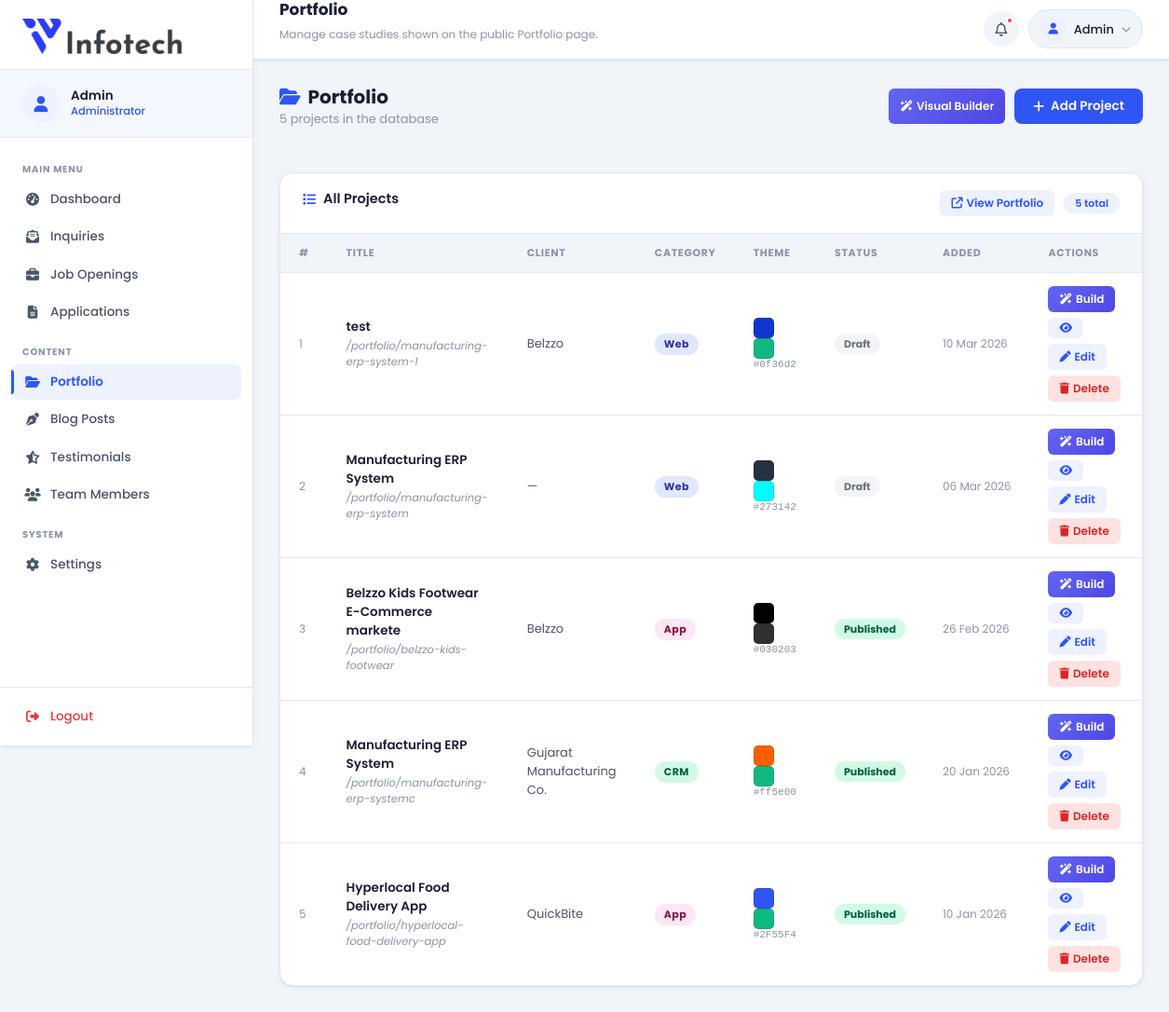
The page /admin/portfolio (signed in) on the database as committed earlier.
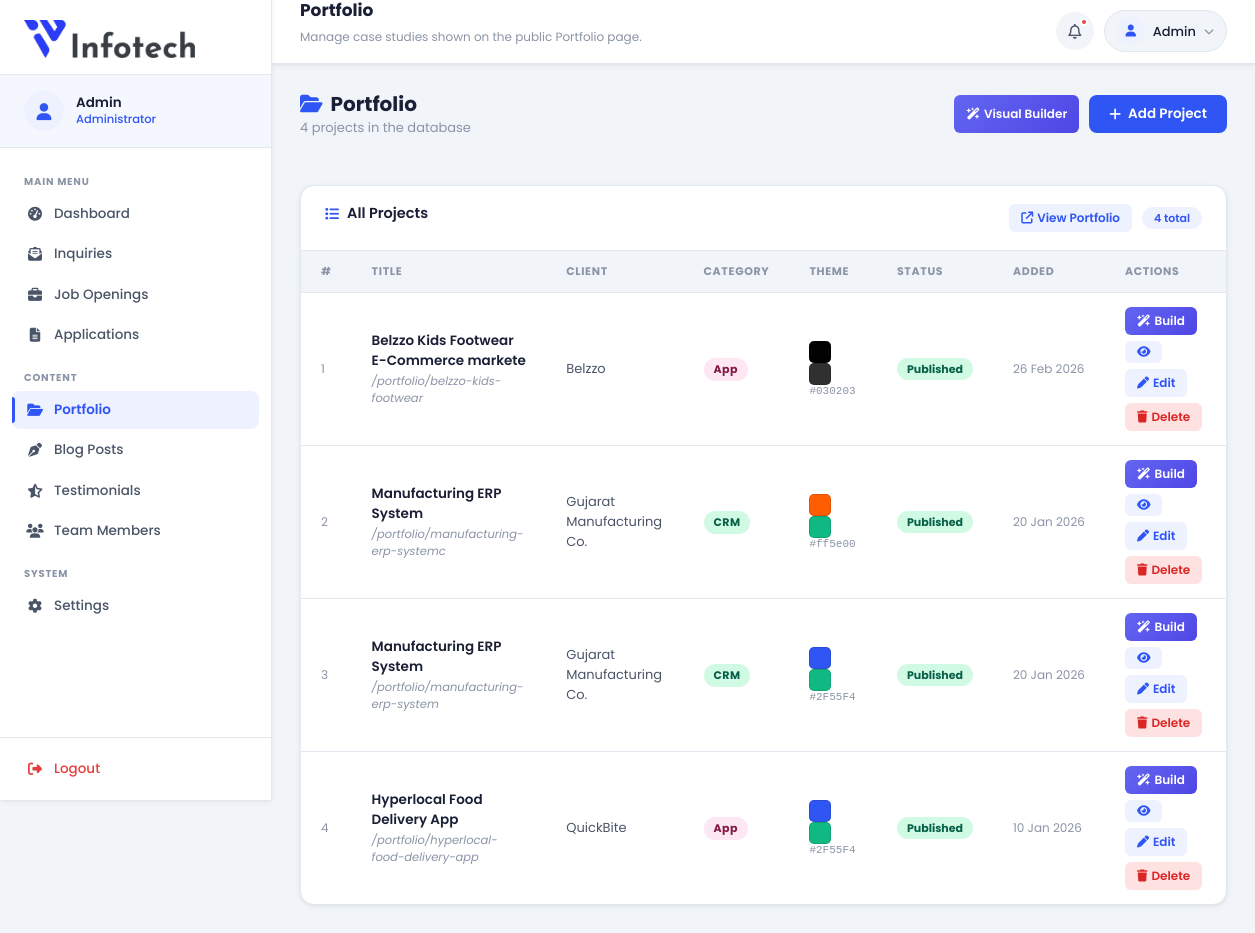
The same page on the database as committed later.
### app.py (models this page shows, shortened)
class AdminUser(UserMixin, db.Model):
    __tablename__ = 'admin_users'
    id = db.Column(db.Integer, primary_key=True)
    username = db.Column(db.String(80), unique=True, nullable=False)
    password_hash = db.Column(db.String(256), nullable=False)

class Portfolio(db.Model):
    __tablename__ = 'portfolios'
    id              = db.Column(db.Integer, primary_key=True)
    title           = db.Column(db.String(255), nullable=False)
    slug            = db.Column(db.String(255), unique=True, nullable=False, index=True)
    category        = db.Column(db.String(60), nullable=False, default='Web')   # Web / CRM / App / AI
    client_name     = db.Column(db.String(120), nullable=True)
    theme_color     = db.Column(db.String(20), nullable=False, default='#2F55F4')  # kept for backward compat
    primary_color   = db.Column(db.String(20), nullable=False, server_default='#2F55F4')
    secondary_color = db.Column(db.String(20), nullable=False, server_default='#10B981')
    bg_color        = db.Column(db.String(20), nullable=False, server_default='#0f1117')
    is_published    = db.Column(db.Boolean, default=False, nullable=False)
    hero_outcome    = db.Column(db.String(255), nullable=True)   # "+40% discovery & -32% checkout drop-off"
    hero_description= db.Column(db.Text, nullable=True)
    hero_image_web  = db.Column(db.String(512), nullable=True)   # desktop mockup image URL
    hero_image_app  = db.Column(db.String(512), nullable=True)   # phone mockup image URL
    kpi_1_value     = db.Column(db.String(40), nullable=True)
    kpi_1_label     = db.Column(db.String(80), nullable=True)
    kpi_2_value     = db.Column(db.String(40), nullable=True)
    kpi_2_label     = db.Column(db.String(80), nullable=True)
    kpi_3_value     = db.Column(db.String(40), nullable=True)
    kpi_3_label     = db.Column(db.String(80), nullable=True)
    industry        = db.Column(db.String(120), nullable=True)
    market          = db.Column(db.String(120), nullable=True)
    goal            = db.Column(db.String(255), nullable=True)
    client_story_p1 = db.Column(db.Text, nullable=True)
    client_story_p2 = db.Column(db.Text, nullable=True)
    challenges      = db.Column(db.Text, nullable=True)  # JSON: [{tag,severity,title,desc,impact}]
    solution_steps  = db.Column(db.Text, nullable=True)  # JSON: [{tag,title,points:[]}]
    services        = db.Column(db.Text, nullable=True)  # JSON: [{num,icon_svg,title,desc,deliverables:[]}]
    results         = db.Column(db.Text, nullable=True)  # JSON: {cards:[{metric,label,insight}], rows:[{metric,before,after}]}
    features        = db.Column(db.Text, nullable=True)  # JSON: [{icon,title,desc,benefit}]
    testimonials    = db.Column(db.Text, nullable=True)  # JSON: [{quote,client_name,client_role,rating}]
    gallery         = db.Column(db.Text, nullable=True)  # JSON: [{type:"web"|"app",url,label,alt}]
    created_at      = db.Column(db.DateTime, default=datetime.utcnow)

### app.py (the view)
@app.route('/admin/portfolio')
@login_required
def admin_portfolio():
    portfolios = Portfolio.query.order_by(Portfolio.created_at.desc()).all()
    return render_template('admin/portfolio.html', portfolios=portfolios)

### app.py (called while the page is built)
def get_site_settings():
    rows = SiteSettings.query.all()
    result = dict(_SETTINGS_DEFAULTS)
    for row in rows:
        result[row.key] = row.value or ''
    return result

@app.context_processor
def inject_site_settings():
    try:
        return {'site': get_site_settings()}
    except Exception:
        return {'site': dict(_SETTINGS_DEFAULTS)}

@login_manager.user_loader
def load_user(user_id):
    return db.session.get(AdminUser, int(user_id))

@app.context_processor
def inject_globals():
    return {'now': datetime.utcnow()}

### templates/admin/portfolio.html (shortened to what this page needs)
{% extends 'admin/base.html' %}
{% block topbar_title %}Portfolio{% endblock %}
{% block topbar_sub %}Manage case studies shown on the public Portfolio page.{% endblock %}
{% block content %}
    <div class="page-header-bar">
        <div>
            <h1><i class="fa-solid fa-folder-open" style="color:var(--primary-blue);margin-right:8px;"></i>Portfolio</h1>
            <p>{{ portfolios | length }} project{{ 's' if portfolios | length != 1 }} in the database</p>
        </div>
        <div style="display:flex;gap:10px;">
            <a href="{{ url_for('admin_portfolio_build') }}" class="btn-build">
                <i class="fa-solid fa-wand-magic-sparkles"></i> Visual Builder
            </a>
            <a href="{{ url_for('admin_portfolio_add') }}" class="btn-add">
                <i class="fa-solid fa-plus"></i> Add Project
            </a>
        </div>
    </div>
    <div class="panel">
        <div class="panel__header">
            <h2 class="panel__title"><i class="fa-solid fa-list"></i> All Projects</h2>
            <div style="display:flex;gap:10px;align-items:center;">
                <a href="{{ url_for('portfolio') }}" target="_blank" class="btn-edit">
                    <i class="fa-solid fa-arrow-up-right-from-square"></i> View Portfolio
                </a>
                <span class="panel__badge">{{ portfolios | length }} total</span>
            </div>
        </div>
        <div class="table-wrap">
            {% if portfolios %}
            <table class="data-table">
                <thead>
                    <tr>
                        <th>#</th>
                        <th>Title</th>
                        <th>Client</th>
                        <th>Category</th>
                        <th>Theme</th>
                        <th>Status</th>
                        <th>Added</th>
                        <th>Actions</th>
                    </tr>
                </thead>
                <tbody>
                {% for p in portfolios %}
                <tr>
                    <td style="color:var(--text-muted);font-size:12px;">{{ loop.index }}</td>
                    <td>
                        <div style="font-weight:600;font-size:13.5px;color:var(--text-dark);">{{ p.title }}</div>
                        <div style="font-size:11.5px;color:var(--text-muted);margin-top:2px;font-style:italic;">/portfolio/{{ p.slug }}</div>
                    </td>
                    <td style="font-size:13px;color:var(--text-mid);">{{ p.client_name or '—' }}</td>
                    <td>
                        {% set cat = p.category %}
                        <span class="cat-badge cat-{{ 'web' if cat == 'Web' else 'crm' if cat == 'CRM' else 'app' if cat == 'App' else 'ai' }}">
                            {{ cat }}
                        </span>
                    </td>
                    <td>
                        <span class="color-swatch" style="background:{{ p.primary_color or p.theme_color }};"></span>
                        <span class="color-swatch" style="background:{{ p.secondary_color or '#10B981' }};"></span>
                        <span style="font-size:11px;color:var(--text-muted);font-family:monospace;">{{ p.primary_color or p.theme_color }}</span>
                    </td>
                    <td>
                        {% if p.is_published %}
                            <span style="background:#d1fae5;color:#065f46;font-size:11px;font-weight:700;padding:3px 10px;border-radius:20px;">Published</span>
                        {% else %}
                            <span style="background:#f3f4f6;color:#6b7280;font-size:11px;font-weight:700;padding:3px 10px;border-radius:20px;">Draft</span>
                        {% endif %}
                    </td>
                    <td style="font-size:12px;color:var(--text-muted);white-space:nowrap;">{{ p.created_at.strftime('%d %b %Y') }}</td>
                    <td>
                        <div style="display:flex;gap:6px;align-items:center;flex-wrap:wrap;">
                            <a href="{{ url_for('admin_portfolio_build', pid=p.id) }}" class="btn-build" title="Visual Builder">
                                <i class="fa-solid fa-wand-magic-sparkles"></i> Build
                            </a>
                            <a href="{{ url_for('portfolio_detail', slug=p.slug) }}" target="_blank" class="btn-edit" title="View live">
                                <i class="fa-solid fa-eye"></i>
                            </a>
                            <a href="{{ url_for('admin_portfolio_edit', pid=p.id) }}" class="btn-edit">
                                <i class="fa-solid fa-pen"></i> Edit
                            </a>
                            <button type="button" class="btn-delete"
                                    data-pid="{{ p.id }}" data-title="{{ p.title }}"
                                    onclick="confirmDelete(this)">
                                <i class="fa-solid fa-trash"></i> Delete
                            </button>
                        </div>
                    </td>
                </tr>
                {% endfor %}
                </tbody>
            </table>
            {% else %}
            <div class="empty-state">
                <i class="fa-solid fa-folder-open"></i>
                <p>No portfolio projects yet. <a href="{{ url_for('admin_portfolio_add') }}" style="color:var(--primary-blue);font-weight:600;">Add your first project →</a></p>
            </div>
            {% endif %}
        </div>
    </div>
{% endblock %}

### templates/admin/base.html (shortened to what this page needs)
﻿<!DOCTYPE html>
<html lang="en">
<head>
    <link rel="stylesheet" href="https://cdnjs.cloudflare.com/ajax/libs/font-awesome/6.5.1/css/all.min.css">
    <link href="https://cdn.jsdelivr.net/npm/bootstrap@5.3.3/dist/css/bootstrap.min.css" rel="stylesheet">
    <link rel="stylesheet" href="{{ url_for('static', filename='css/admin.css') }}">
</head>
<body class="admin-body">
    <aside class="sidebar" id="sidebar">
        <div class="sidebar__brand">
            <a href="/" target="_blank" class="sidebar__logo-link">
                <img src="{{ url_for('static', filename='images/logo.png') }}" alt="IV Infotech">
            </a>
        </div>
        <div class="sidebar__profile">
            <div class="sidebar__avatar">
                <i class="fa-solid fa-user"></i>
            </div>
            <div class="sidebar__profile-info">
                <span class="sidebar__profile-name">{{ current_user.username | capitalize }}</span>
                <span class="sidebar__profile-role">Administrator</span>
            </div>
        </div>
        <nav class="sidebar__nav">
            <span class="sidebar__section-label">Main Menu</span>
            <a href="{{ url_for('admin_dashboard') }}"
               class="sidebar__link {% if request.endpoint == 'admin_dashboard' %}sidebar__link--active{% endif %}">
                <i class="fa-solid fa-gauge-high"></i><span>Dashboard</span>
            </a>
            <a href="{{ url_for('admin_inquiries') }}"
               class="sidebar__link {% if request.endpoint == 'admin_inquiries' %}sidebar__link--active{% endif %}">
                <i class="fa-solid fa-envelope-open-text"></i><span>Inquiries</span>
            </a>
            <a href="{{ url_for('admin_jobs') }}"
               class="sidebar__link {% if request.endpoint == 'admin_jobs' %}sidebar__link--active{% endif %}">
                <i class="fa-solid fa-briefcase"></i><span>Job Openings</span>
            </a>
            <a href="{{ url_for('admin_applications') }}"
               class="sidebar__link {% if request.endpoint == 'admin_applications' %}sidebar__link--active{% endif %}">
                <i class="fa-solid fa-file-lines"></i><span>Applications</span>
            </a>
            <span class="sidebar__section-label">Content</span>
            <a href="{{ url_for('admin_portfolio') }}"
               class="sidebar__link {% if request.endpoint in ['admin_portfolio','admin_portfolio_add','admin_portfolio_edit','admin_portfolio_build'] %}sidebar__link--active{% endif %}">
                <i class="fa-solid fa-folder-open"></i><span>Portfolio</span>
            </a>
            <a href="{{ url_for('admin_blog') }}"
               class="sidebar__link {% if request.endpoint in ['admin_blog','admin_blog_add','admin_blog_edit'] %}sidebar__link--active{% endif %}">
                <i class="fa-solid fa-pen-nib"></i><span>Blog Posts</span>
            </a>
            <a href="{{ url_for('admin_testimonials') }}"
               class="sidebar__link {% if request.endpoint == 'admin_testimonials' %}sidebar__link--active{% endif %}">
                <i class="fa-solid fa-star-half-stroke"></i><span>Testimonials</span>
            </a>
            <a href="{{ url_for('admin_team') }}"
               class="sidebar__link {% if request.endpoint in ['admin_team','admin_team_add','admin_team_edit','admin_team_delete'] %}sidebar__link--active{% endif %}">
                <i class="fa-solid fa-users"></i><span>Team Members</span>
            </a>
            <span class="sidebar__section-label">System</span>
            <a href="{{ url_for('admin_settings') }}"
               class="sidebar__link {% if request.endpoint == 'admin_settings' %}sidebar__link--active{% endif %}">
                <i class="fa-solid fa-gear"></i><span>Settings</span>
            </a>
        </nav>
        <div class="sidebar__footer">
            <a href="{{ url_for('admin_logout') }}" class="sidebar__link sidebar__link--logout">
                <i class="fa-solid fa-right-from-bracket"></i><span>Logout</span>
            </a>
        </div>
    </aside>
    <div class="main-wrap">
        <header class="topbar">
            {% block topbar_greeting %}
            <div class="topbar__greeting">
                <h1 class="topbar__title">{% block topbar_title %}Admin Panel{% endblock %}</h1>
                <p class="topbar__sub">{% block topbar_sub %}{% endblock %}</p>
            </div>
            {% endblock %}
            <div class="topbar__actions">
                <button class="topbar__icon-btn" title="Notifications" aria-label="Notifications">
                    <i class="fa-regular fa-bell"></i>
                    <span class="topbar__notif-dot"></span>
                </button>
                <div class="topbar__profile-wrap">
                    <button class="topbar__profile-btn" id="profileDropBtn">
                        <div class="topbar__profile-avatar">
                            <i class="fa-solid fa-user"></i>
                        </div>
                        <span class="topbar__profile-name">{{ current_user.username | capitalize }}</span>
                        <i class="fa-solid fa-chevron-down"></i>
                    </button>
                </div>
            </div>
        </header>
        <main class="content">
            {% block content %}{% endblock %}
        </main>
    </div>
</body>
</html>

### templates/admin/portfolio.html (style rules this page uses)
.page-header-bar { display:flex; align-items:center; justify-content:space-between; flex-wrap:wrap; gap:12px; margin-bottom:24px; }
.page-header-bar h1 { font-size:20px; font-weight:700; color:var(--text-dark); margin:0; }
.page-header-bar p { font-size:13px; color:var(--text-muted); margin:2px 0 0; }
.btn-add { display:inline-flex; align-items:center; gap:7px; padding:9px 20px; background:var(--primary-blue); color:#fff; border-radius:var(--radius-sm); font-size:13.5px; font-weight:600; border:none; cursor:pointer; transition:background .2s; text-decoration:none; }
.btn-build { display:inline-flex; align-items:center; gap:4px; padding:5px 12px; background:linear-gradient(135deg,#6366f1,#4f46e5); color:#fff; border:none; border-radius:6px; font-size:12px; font-weight:600; cursor:pointer; transition:opacity .18s; text-decoration:none; }
.btn-edit { display:inline-flex; align-items:center; gap:4px; padding:5px 12px; background:var(--primary-light); color:var(--primary-blue); border:none; border-radius:6px; font-size:12px; font-weight:600; cursor:pointer; transition:background .18s; text-decoration:none; }
.btn-delete { display:inline-flex; align-items:center; gap:4px; padding:5px 12px; background:#fee2e2; color:#dc2626; border:none; border-radius:6px; font-size:12px; font-weight:600; cursor:pointer; transition:background .18s; }
.color-swatch { display:inline-block; width:22px; height:22px; border-radius:5px; border:1px solid rgba(0,0,0,.12); vertical-align:middle; margin-right:8px; }
.cat-badge { display:inline-block; padding:3px 10px; border-radius:20px; font-size:11px; font-weight:700; letter-spacing:.4px; }
.cat-crm { background:#d1fae5; color:#065f46; }
.cat-app { background:#fce7f3; color:#831843; }

Rows that differ between the two databases and show on the page:
removed Portfolio: title "test", slug "manufacturing-erp-system-1", client_name "Belzzo", category "Web", primary_color "#0f36d2", is_published "Draft", created_at "10 Mar 2026"
changed Portfolio "manufacturing-erp-system": client_name "—" → "Gujarat Manufacturing Co."; category "Web" → "CRM"; secondary_color "#00fdfd" → "#10B981" (drawn); primary_color "#273142" → "#2F55F4"; created_at "06 Mar 2026" → "20 Jan 2026"; is_published "Draft" → "Published"; moves down the list
Other text that changed with them:
{{ portfolios | length }}: "5" → "4"
